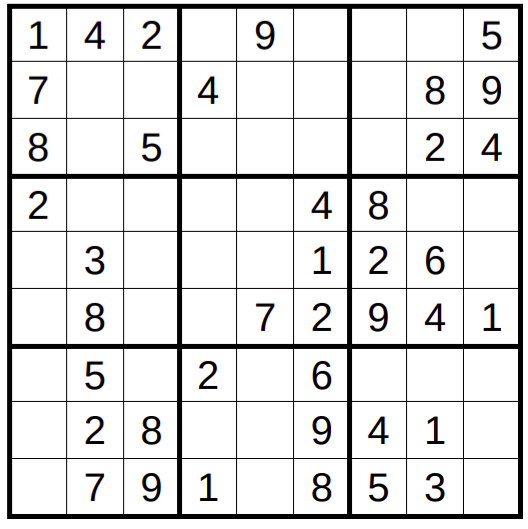
#> input picture trainingData/1.png, 528 x 529 px
$ python img2matrix.py
#> lines starting #> are read from the running program, lines starting #| are printed output that depends on the picture; after the words box and inside, x2 and y2 are one past the last pixel; in counts of white or black regions, pixels touching at a corner belong together
import pytesseract, cv2, os, sys
import numpy as np

def cropIMG(path):
#> called with path = 'trainingData/1.png'
    try:
        os.mkdir("Solution")
    except:
        pass

    dirName = path
    dirName = dirName.replace("\\","_").replace("/","_").strip(".png").strip(".jpeg").strip(".jpg")

    dirName = os.path.join("Solution",dirName)
    try:
        os.mkdir(dirName)
    except:
        pass

    #fotoyu okudum
    img = cv2.imread(path,0)
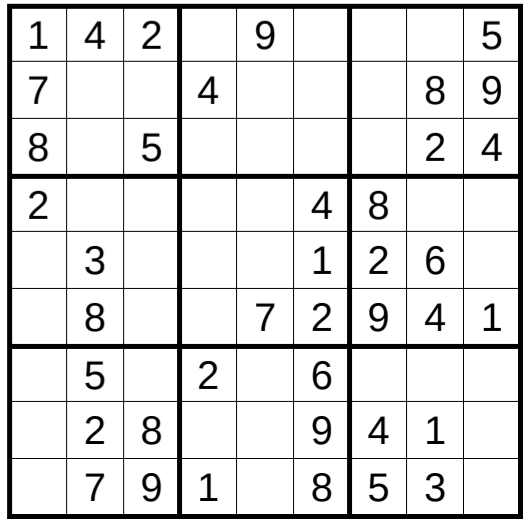
#> img: shape (529, 528); min 0, max 255, mean 223.7

    #griye dönüştürdüm
    # img_gray = cv2.cvtColor(img,cv2.COLOR_BGR2GRAY)

    #blurladım(köşeler belli olsun diye)
    img_gray_blur = cv2.GaussianBlur(img,(1,1),cv2.BORDER_DEFAULT)

    ##THRESH BINARY ya beyaz ya da siyah yapıyo)
    _ , thresh = cv2.threshold(img_gray_blur,150,230,cv2.THRESH_BINARY)
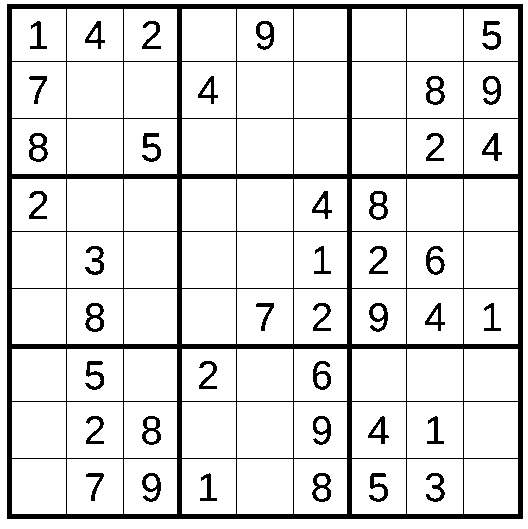
#> thresh: shape (529, 528); values 0 (black) and 230 (white), 87.5% white; 41 black regions

    # Köşeleri alıyorsun
    contours, _ = cv2.findContours(thresh,cv2.RETR_TREE,cv2.CHAIN_APPROX_SIMPLE)
#> contours = 148 contours; largest, box (x1, y1, x2, y2) and area: (0, 0, 528, 529) 278256, (6, 3, 524, 520) 266770, (407, 402, 463, 458) 3025, (237, 402, 293, 458) 3025, (67, 402, 123, 458) 3025

    counter = 10
    # tespit edilen köşeleri geziyoruz
    for cnt in reversed(contours):

        if counter == 91:
            break

        # köşeler arası uzaklık
        area = cv2.contourArea(cnt)

        # katsayı veriyoruz uzaklık için
        epsilon = 0.01 * cv2.arcLength(cnt, True)

        ## Her şeklin köşe adresleri
        approx = cv2.approxPolyDP(cnt,epsilon, True)

        if area >400 :

            # 4 köşegeni olanlar burda ayrılıyor
            if len(approx)==4:

                #x1y1 x2y2 adresleri ile dörtgenleri kırpıyorum
                rect = img[approx[0][0][1]:approx[2][0][1],
                    approx[0][0][0]:approx[2][0][0]]
                rect = cv2.resize(rect,(100,100))
                rect = cv2.GaussianBlur(rect,(1,1),cv2.BORDER_DEFAULT)
                _, rect = cv2.threshold(rect,127,255,cv2.THRESH_BINARY)

                path = f"{dirName}/{counter}.jpeg"
                cv2.imwrite(path,rect)
                counter+=1
#> this loop made 147 passes
#> (area, epsilon, approx, path) on passes 2, 5, 7, 8, 11, 12, 13: (2703, 2.08, [[12, 9], [12, 60], [65, 60], [65, 9]], 'Solution/trainingData_1/10.jpeg'), (2805, 2.12, [[67, 9], [67, 60], [122, 60], [122, 9]], 'Solution/trainingData_1/11.jpeg'), (2652, 2.06, [[124, 9], [124, 60], [176, 60], [176, 9]], 'Solution/trainingData_1/12.jpeg'), (2703, 2.08, [[182, 9], [182, 60], [235, 60], [235, 9]], 'Solution/trainingData_1/13.jpeg'), (2805, 2.12, [[237, 9], [237, 60], [292, 60], [292, 9]], 'Solution/trainingData_1/14.jpeg'), (2652, 2.06, [[294, 9], [294, 60], [346, 60], [346, 9]], 'Solution/trainingData_1/15.jpeg'), (2703, 2.08, [[352, 9], [352, 60], [405, 60], [405, 9]], 'Solution/trainingData_1/16.jpeg')
#> (area, epsilon, path) on passes 62, 63, 64, 65, 67, 68: (2703, 2.08, 'Solution/trainingData_1/43.jpeg'), (2805, 2.12, 'Solution/trainingData_1/44.jpeg'), (2703, 2.08, 'Solution/trainingData_1/45.jpeg'), (2915, 2.16, 'Solution/trainingData_1/46.jpeg'), (3025, 2.2, 'Solution/trainingData_1/47.jpeg'), (2860, 2.14, 'Solution/trainingData_1/48.jpeg')
#> pass 2, in cropIMG, `rect = img[approx[0][0][1]:approx[2][0][1], approx[0][0][0]:approx[2][..`:
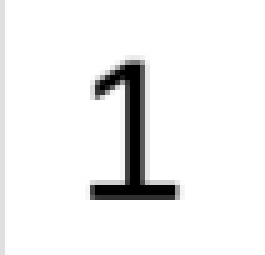
#> rect: shape (51, 53) (shown 5 times larger); min 0, max 255, mean 239.5
#> pass 2, in cropIMG, `rect = cv2.resize(rect,(100,100))`:
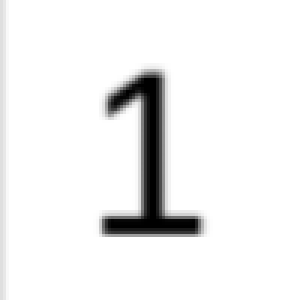
#> rect: shape (100, 100) (shown 3 times larger); min 0, max 255, mean 239.5
#> pass 2, in cropIMG, `_, rect = cv2.threshold(rect,127,255,cv2.THRESH_BINARY)`:
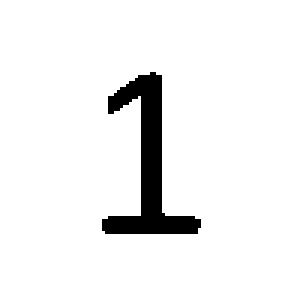
#> rect: shape (100, 100) (shown 3 times larger); 94% white; 1 black region, box (x1, y1, x2, y2) and area: (34, 24, 67, 78) 595
#> after the loop, counter = 91
    return dirName

def zero2IMG(path):
    counter = 0
    for p in sorted(os.listdir(path)):
        if counter == 81:
            break
        counter += 1
        newPath = os.path.join(path,p)
        img = cv2.imread(newPath,0)
        _, img = cv2.threshold(img,127,255,cv2.THRESH_BINARY)
        if np.mean(img)>253:
            position = (30,70)
            cv2.putText(
                img, #numpy array on which text is written
                "0", #text
                position, #position at which writing has to start
                cv2.FONT_HERSHEY_SIMPLEX, #font family
                2, #font size
                (0, 0, 0, 0), #font color
                3) #font stroke
            cv2.imwrite(newPath,img)

def concatIMG(path):
    img_list = list()

    counter = 0
    for p in sorted(os.listdir(path)):
        if counter == 81:
            break
        counter += 1
        newPath = os.path.join(path,p)
        img = cv2.imread(newPath)
        img_list.append(img)

#> (the run stopped early here; a loop or call above may not have finished)
